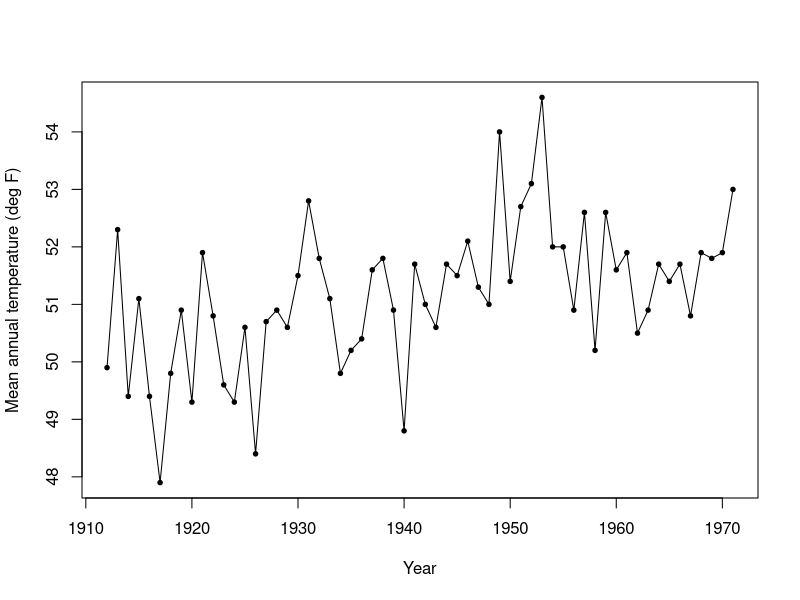
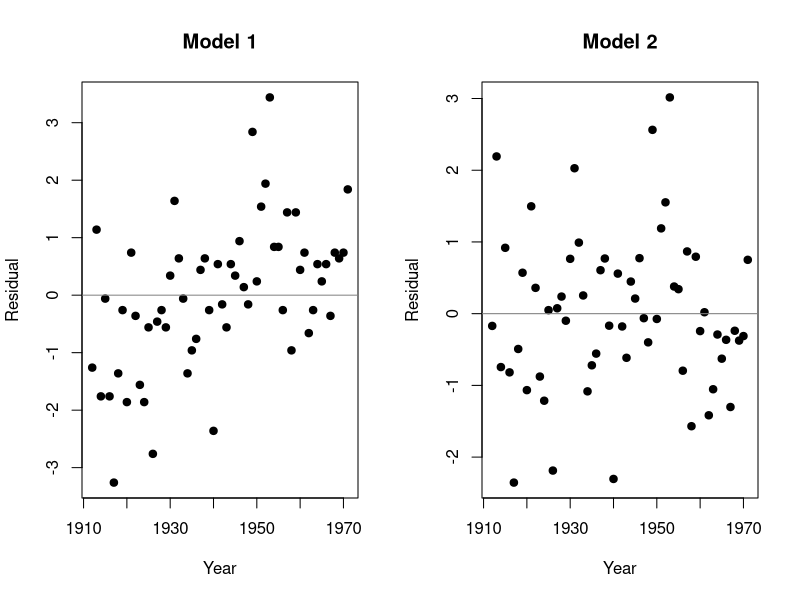
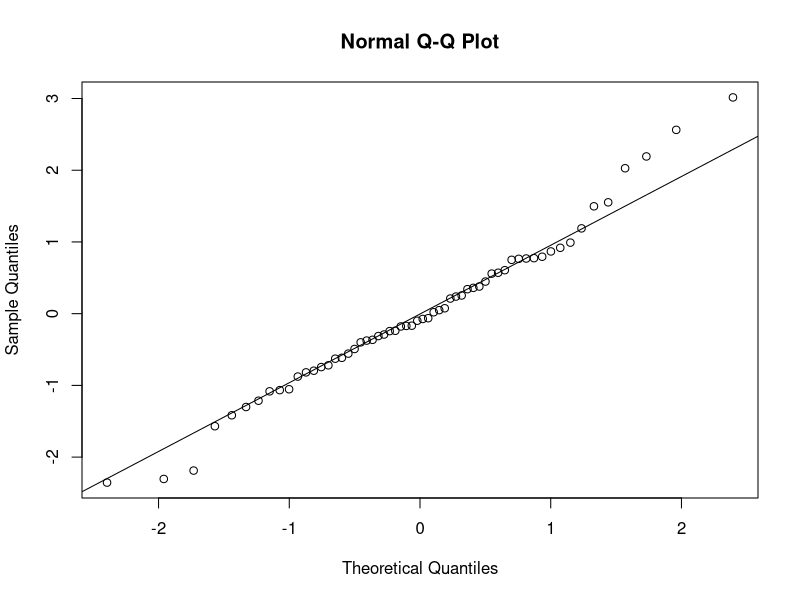
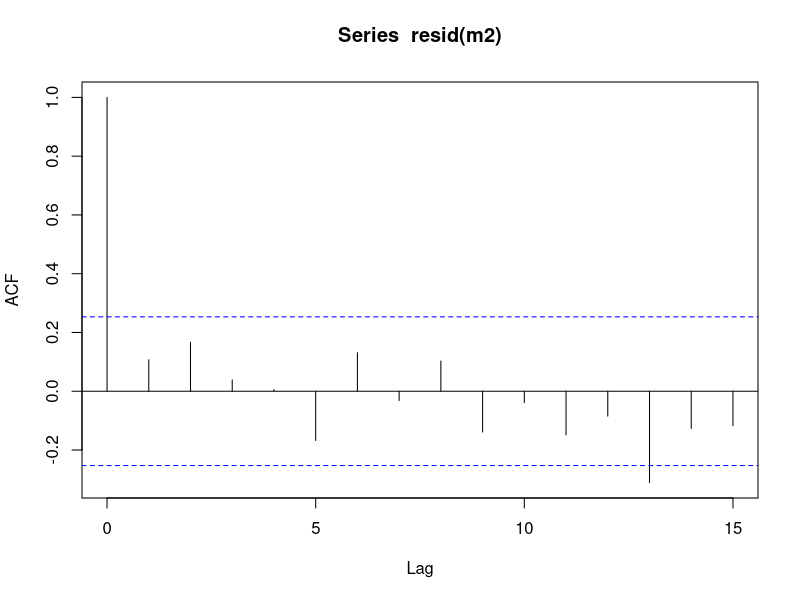

The R source for these figures, in order:
# 02-nhtemp-two-models.R
# Session 02 --- Introduction to statistical modelling
# Two models for the New Haven temperature series (datasets::nhtemp):
#   model 1: y_i = mu + e_i                 (constant mean + noise)
#   model 2: y_i = beta0 + beta1 t_i + e_i  (linear trend + noise)
# Prof. Dae-Jin Lee (daelee@faculty.ie.edu)

# ---- 1. Load the data from the package (never type the values by hand) ----
data(nhtemp)
class(nhtemp)       # "ts": a time series
tsp(nhtemp)         # start 1912, end 1971, frequency 1
nh <- data.frame(year = as.numeric(time(nhtemp)),
                 temp = as.numeric(nhtemp))
n <- nrow(nh)
n                   # 60 annual means (deg F)
summary(nh$temp)

plot(nhtemp, type = "o", pch = 19, cex = 0.6,
     xlab = "Year", ylab = "Mean annual temperature (deg F)")

# ---- 2. Model 1: constant mean. Least squares gives the sample mean ----
ybar <- mean(nh$temp)
s    <- sd(nh$temp)
c(ybar = ybar, s = s, se_ybar = s / sqrt(n))   # 51.16, 1.266, 0.163

m1 <- lm(temp ~ 1, data = nh)
coef(m1)            # identical to ybar
summary(m1)$sigma   # identical to s (divisor n - 1)

# ---- 3. Model 2: linear trend. Slope = Sxy / Sxx ----
Sxx <- sum((nh$year - mean(nh$year))^2)
Sxy <- sum((nh$year - mean(nh$year)) * (nh$temp - ybar))
b1  <- Sxy / Sxx
b0  <- ybar - b1 * mean(nh$year)
c(Sxx = Sxx, Sxy = Sxy, b0 = b0, b1 = b1)

m2 <- lm(temp ~ year, data = nh)
coef(m2)            # same numbers as the hand computation
10 * coef(m2)[2]    # about 0.37 deg F per decade

# Centre the year so that the intercept means something (temperature in 1912)
coef(lm(temp ~ I(year - 1912), data = nh))

# ---- 4. Compare the fits ----
rss1 <- sum(resid(m1)^2)
rss2 <- sum(resid(m2)^2)
c(RSS1 = rss1, RSS2 = rss2,
  sigma1 = summary(m1)$sigma, sigma2 = summary(m2)$sigma,
  R2 = 1 - rss2 / rss1)
anova(m1, m2)       # F test of the trend: a preview of Session 5

# Normal log-likelihood at the estimates (Session 3 develops this)
c(logLik(m1), logLik(m2))
c(sigma2_ML_m1 = rss1 / n, sigma2_ML_m2 = rss2 / n)

# ---- 5. Residuals: what the systematic part leaves behind ----
op <- par(mfrow = c(1, 2))
plot(nh$year, resid(m1), pch = 19, main = "Model 1", xlab = "Year", ylab = "Residual")
abline(h = 0, col = "grey50")
plot(nh$year, resid(m2), pch = 19, main = "Model 2", xlab = "Year", ylab = "Residual")
abline(h = 0, col = "grey50")
par(op)

# ---- 6. Checking the assumptions of model 2 ----
qqnorm(resid(m2)); qqline(resid(m2))
shapiro.test(resid(m2))                        # no evidence against normality
acf(resid(m2), lag.max = 15)                   # independence over time?
c(lag1_m1 = acf(resid(m1), plot = FALSE)$acf[2],
  lag1_m2 = acf(resid(m2), plot = FALSE)$acf[2])

# ---- 7. Predicting 1972: confidence vs prediction interval ----
new <- data.frame(year = 1972)
predict(m2, new, interval = "confidence")      # uncertainty about the mean
predict(m2, new, interval = "prediction")      # plus the variability of one year

# ---- 8. A predictive check: fit on 1912-1961, predict 1962-1971 ----
train <- subset(nh, year <= 1961)
test  <- subset(nh, year >  1961)
h1 <- lm(temp ~ 1,    data = train)
h2 <- lm(temp ~ year, data = train)
rmse <- function(fit) sqrt(mean((test$temp - predict(fit, test))^2))
c(rmse_model1 = rmse(h1), rmse_model2 = rmse(h2))
